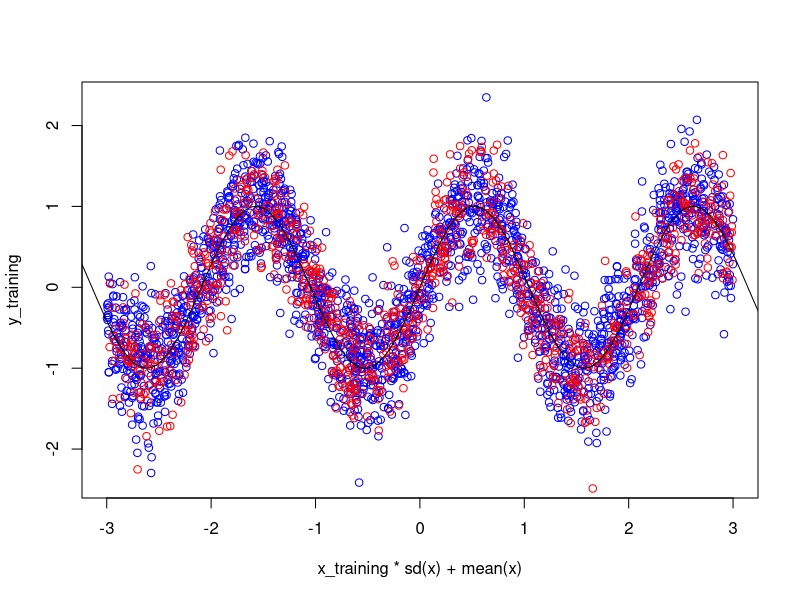

Source code (R):
f = function(x){
  return(sin(3*x))
}

noisey = function(x){
  return(f(x) + rnorm(length(x),0,noises))
}

noises = 0.4

x = runif(3000,-3,3)
xseq = seq(-4,4,length = 10000)

y = noisey(x)

x_scaled = (x-mean(x))/sd(x)

dataset = cbind(x_scaled,y)

nrows = length(x)
ncols = 2

proportion = 0.7

training = dataset[1:round(proportion*nrows),]    #Take the first 90% of rows for taraining
x_training = as.matrix(training[,1:(ncols-1)])
y_training = training[,ncols]

test = dataset[round(proportion*nrows):nrows,]
x_test = as.matrix(test[,1:(ncols-1)])
y_test = test[,ncols]

input_size <- ncols-1 #define the network architecture
hidden_size <- c(9,9,9) 
output_size <- 1
sizes = c(input_size,hidden_size,output_size)
width = length(sizes)

plot(x_training*sd(x)+mean(x),y_training, col = 'blue')
points(x_test*sd(x)+mean(x),y_test,col = 'red')
lines(xseq,f(xseq))